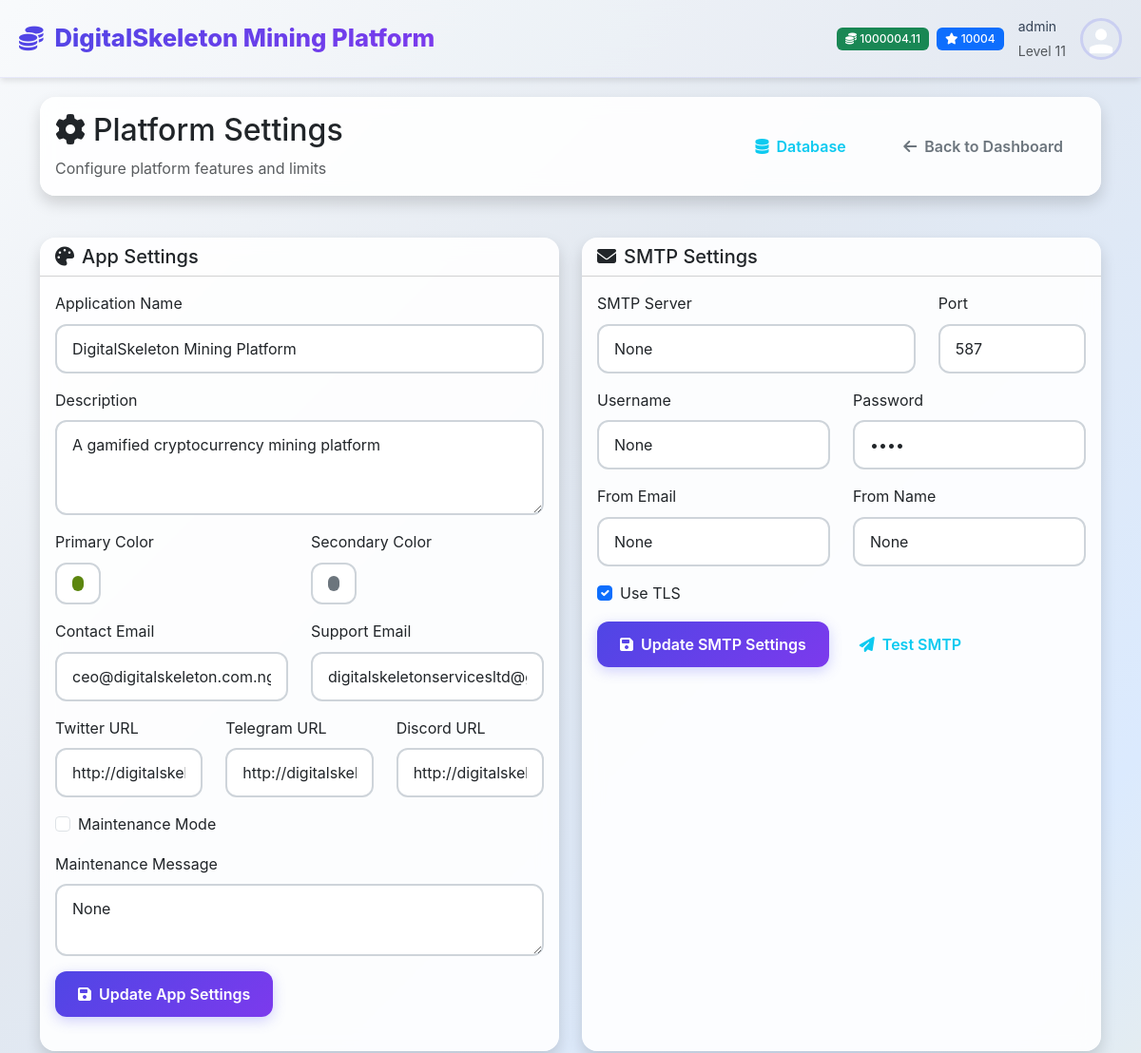
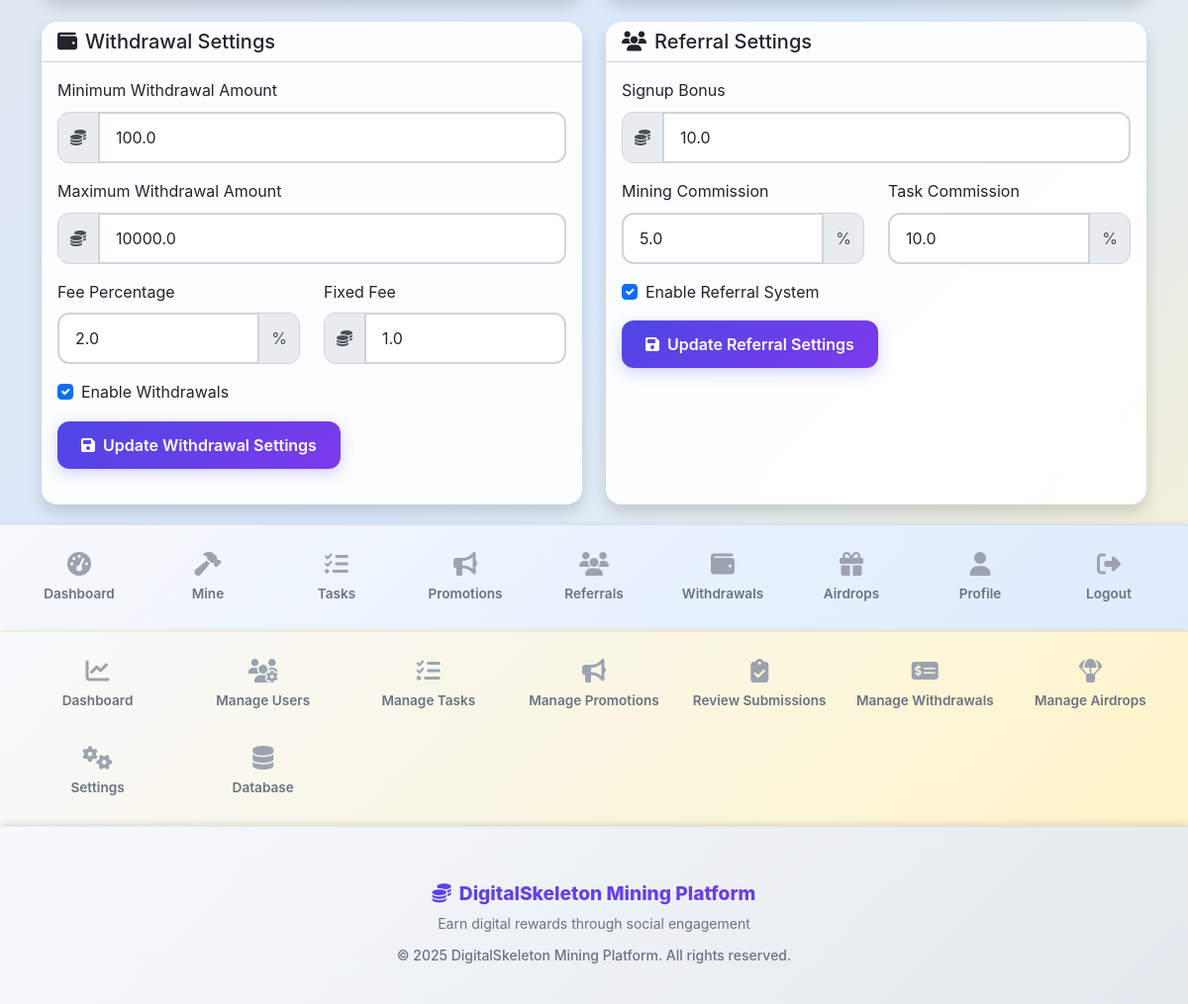
Before: /admin/settings (signed in) with the older database file (2 pictures, top to bottom).
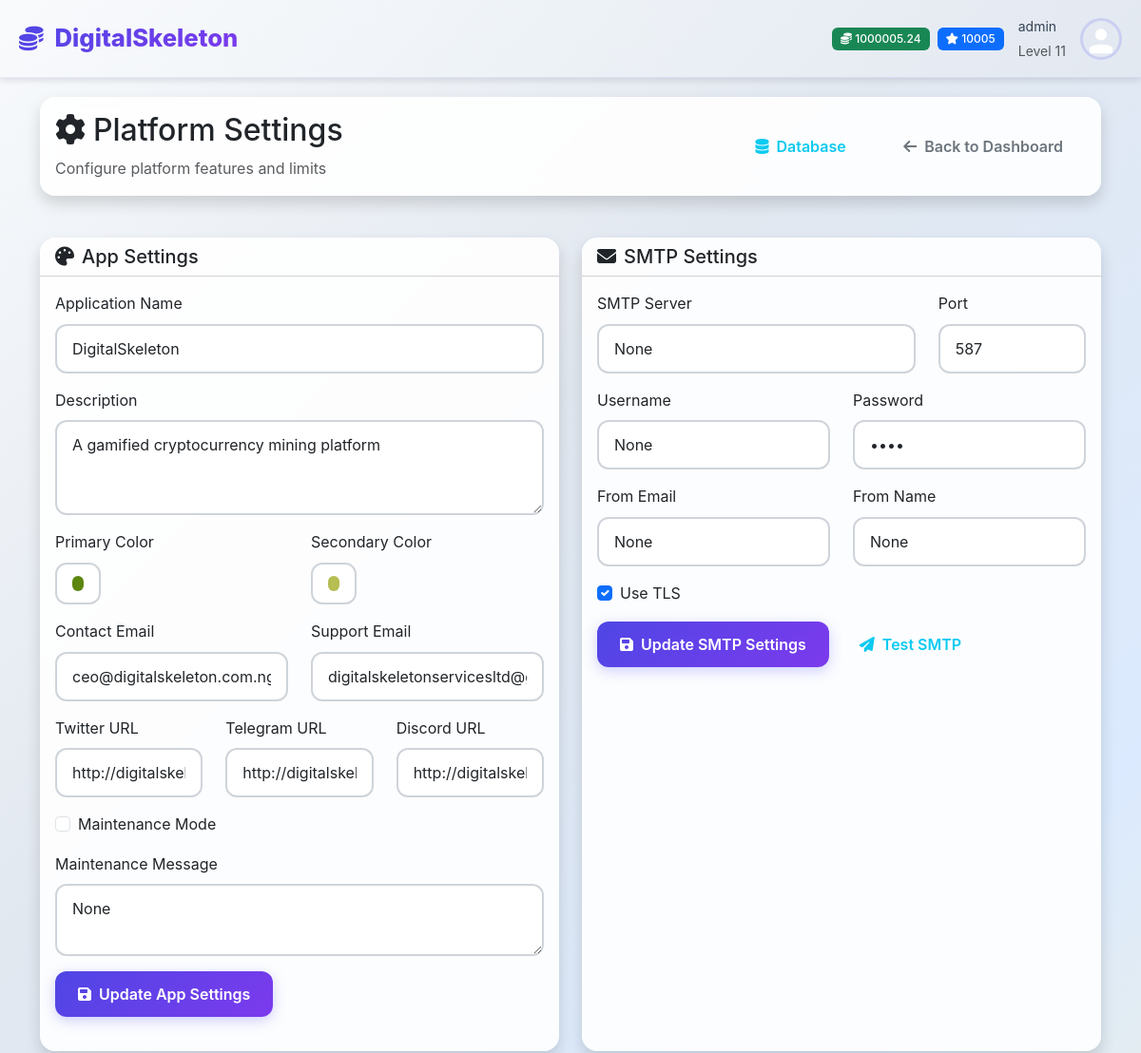
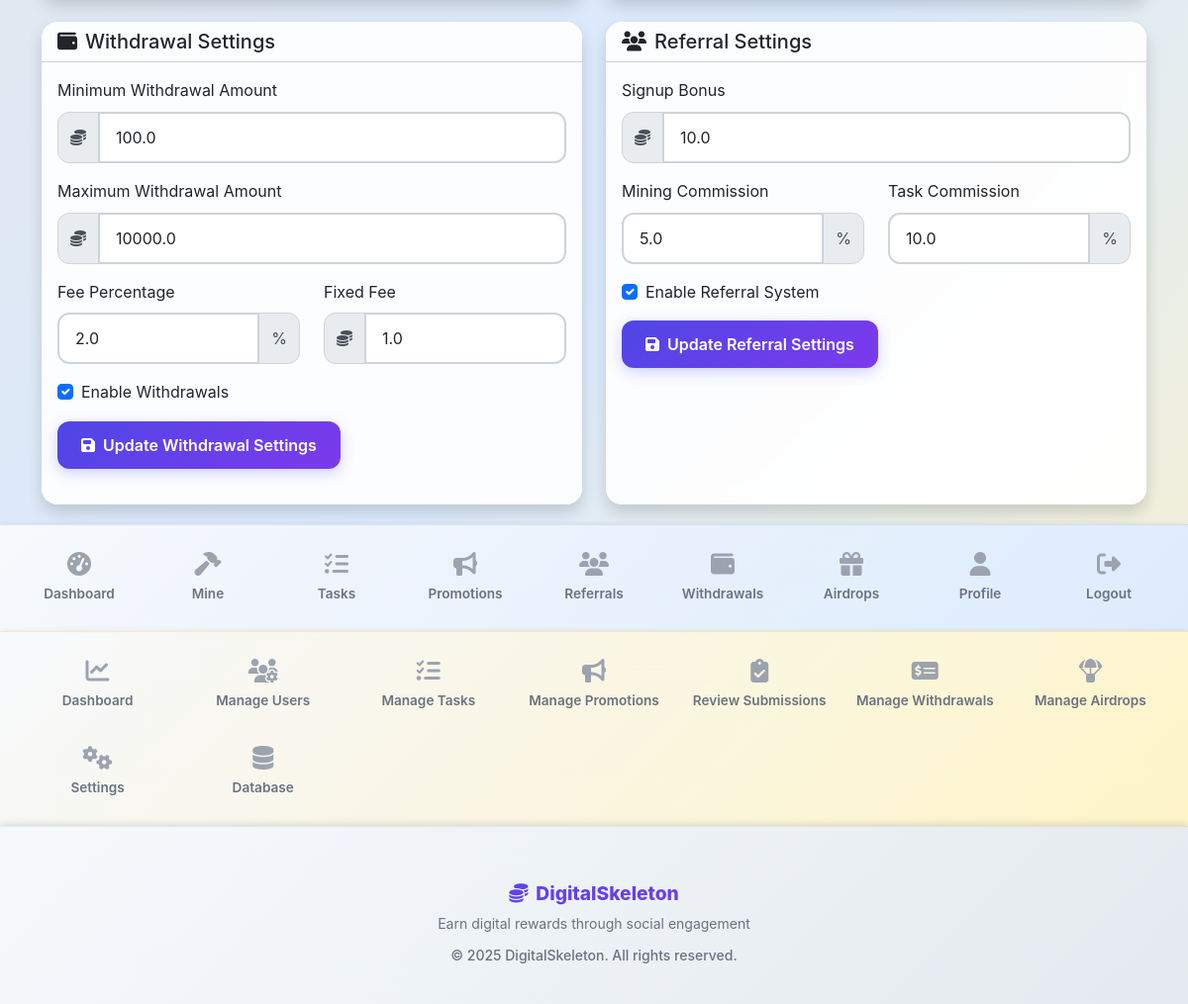
After: the same page with the newer database file (2 pictures, top to bottom).
### models/settings.py (models this page shows, shortened)
class AppSettings(db.Model):
    id = db.Column(db.Integer, primary_key=True)
    app_name = db.Column(db.String(100), default='DigitalSkeletonCoin (DSC) Mining Platform')
    app_description = db.Column(db.Text, default='A gamified cryptocurrency mining platform')
    app_logo = db.Column(db.String(200))  # URL or path to logo
    primary_color = db.Column(db.String(7), default='#0d6efd')  # Bootstrap primary
    secondary_color = db.Column(db.String(7), default='#6c757d')  # Bootstrap secondary
    success_color = db.Column(db.String(7), default='#198754')  # Bootstrap success
    warning_color = db.Column(db.String(7), default='#ffc107')  # Bootstrap warning
    danger_color = db.Column(db.String(7), default='#dc3545')  # Bootstrap danger
    smtp_server = db.Column(db.String(100))
    smtp_port = db.Column(db.Integer, default=587)
    smtp_username = db.Column(db.String(100))
    smtp_password = db.Column(db.String(200))
    smtp_use_tls = db.Column(db.Boolean, default=True)
    smtp_from_email = db.Column(db.String(100))
    smtp_from_name = db.Column(db.String(100))
    contact_email = db.Column(db.String(100))
    support_email = db.Column(db.String(100))
    twitter_url = db.Column(db.String(200))
    telegram_url = db.Column(db.String(200))
    discord_url = db.Column(db.String(200))
    maintenance_mode = db.Column(db.Boolean, default=False)
    maintenance_message = db.Column(db.Text)
    max_upload_size = db.Column(db.Integer, default=5)  # MB
    session_timeout = db.Column(db.Integer, default=30)  # days
    updated_by = db.Column(db.Integer, db.ForeignKey('user.id'))
    updated_at = db.Column(db.DateTime, default=datetime.utcnow, onupdate=datetime.utcnow)
    @classmethod
    def get_settings(cls):
        settings = cls.query.first()
        if not settings:
            settings = cls()
            db.session.add(settings)
            db.session.commit()
        return settings

### models/user.py (models this page shows, shortened)
class User(UserMixin, db.Model):
    id = db.Column(db.Integer, primary_key=True)
    username = db.Column(db.String(64), unique=True, nullable=False)
    email = db.Column(db.String(120), unique=True, nullable=False)
    password_hash = db.Column(db.String(256))
    first_name = db.Column(db.String(64))
    last_name = db.Column(db.String(64))
    balance = db.Column(db.Float, default=0.0)
    xp = db.Column(db.Integer, default=0)
    level = db.Column(db.Integer, default=1)
    mining_power = db.Column(db.Float, default=1.0)
    is_active = db.Column(db.Boolean, default=True)
    is_admin = db.Column(db.Boolean, default=False)
    email_verified = db.Column(db.Boolean, default=True)  # Auto-verified, no verification needed
    created_at = db.Column(db.DateTime, default=datetime.utcnow)
    last_login = db.Column(db.DateTime)
    last_mining = db.Column(db.DateTime)
    daily_mission_date = db.Column(db.Date)
    daily_missions_completed = db.Column(db.Integer, default=0)
    referral_code = db.Column(db.String(16), unique=True)
    referred_by = db.Column(db.Integer, db.ForeignKey('user.id'))
    wallet_address = db.Column(db.String(200))
    wallet_type = db.Column(db.String(50))  # 'paypal', 'bank', 'crypto'
    profile_image = db.Column(db.String(255))  # path to profile image
    mining_sessions = db.relationship('MiningSession', backref='user', lazy='dynamic')
    task_completions = db.relationship('TaskCompletion', foreign_keys='TaskCompletion.user_id', backref='user', lazy='dynamic')
    task_reviews = db.relationship('TaskCompletion', foreign_keys='TaskCompletion.reviewed_by', backref='task_reviewer', lazy='dynamic')
    withdrawals = db.relationship('Withdrawal', foreign_keys='Withdrawal.user_id', backref='user', lazy='dynamic')
    withdrawal_reviews = db.relationship('Withdrawal', foreign_keys='Withdrawal.reviewed_by', backref='withdrawal_reviewer', lazy='dynamic')
    airdrop_participations = db.relationship('AirdropParticipation', backref='user', lazy='dynamic')
    def get_profile_image_url(self):
        if self.profile_image:
            if self.profile_image.startswith('default-avatar-'):
                return f"/static/images/{self.profile_image}"
            else:
                return f"/static/uploads/profiles/{self.profile_image}"
        return "/static/images/default-avatar.svg"
    @property
    def profile_image_url(self):
        return self.get_profile_image_url()

### core/admin.py (the view)
@admin_bp.route('/settings')
@login_required
@admin_required
def settings():
    withdrawal_settings = WithdrawalSettings.get_settings()
    referral_settings = ReferralSettings.get_settings()
    app_settings = AppSettings.get_settings()
    return render_template('admin/settings.html',
                         withdrawal_settings=withdrawal_settings,
                         referral_settings=referral_settings,
                         app_settings=app_settings)

### app.py (called while the page is built, shortened)
@login_manager.user_loader
def load_user(user_id):
    from models.user import User
    return User.query.get(int(user_id))

@app.before_request
def check_maintenance_mode():
    from flask import current_app
    from models.settings import AppSettings
    if request.endpoint and request.endpoint.startswith('static'):
        return
    if request.endpoint in ['auth.login', 'auth.logout']:
        return
    if request.endpoint and request.endpoint.startswith('admin.') and current_user.is_authenticated and current_user.is_admin:
        return

@app.context_processor
def inject_app_settings():
    from models.settings import AppSettings
    return dict(app_settings=AppSettings.get_settings())

### core/admin.py (called while the page is built)
def admin_required(f):
    @wraps(f)
    def decorated_function(*args, **kwargs):
        if not current_user.is_authenticated or not current_user.is_admin:
            flash('Access denied. Admin privileges required.', 'error')
            return redirect(url_for('index'))
        return f(*args, **kwargs)
    return decorated_function

### templates/admin/settings.html (shortened to what the changed rows need)
{% extends "base.html" %}
{% block content %}
<div class="container">
    <div class="row mb-4">
        <div class="col-12">
            <div class="card border-0 shadow">
                <div class="card-body">
                    <div class="d-flex justify-content-between align-items-center">
                        <div>
                            <h2><i class="fas fa-cog me-2"></i>Platform Settings</h2>
                        </div>
                    </div>
                </div>
            </div>
        </div>
    </div>
    <div class="row g-4">
        <div class="col-lg-6">
            <div class="card border-0 shadow h-100">
                <div class="card-body">
                    <form method="POST" action="{{ url_for('admin.update_app_settings') }}">
                        <div class="mb-3">
                            <label for="app_name" class="form-label">Application Name</label>
                            <input type="text" class="form-control" id="app_name" name="app_name"
                                   value="{{ app_settings.app_name }}" required>
                        </div>
                        <div class="mb-3">
                            <label for="app_description" class="form-label">Description</label>
                            <textarea class="form-control" id="app_description" name="app_description" rows="3">{{ app_settings.app_description }}</textarea>
                        </div>
                        <div class="row">
                            <div class="col-md-6 mb-3">
                                <label for="primary_color" class="form-label">Primary Color</label>
                                <input type="color" class="form-control form-control-color" id="primary_color"
                                       name="primary_color" value="{{ app_settings.primary_color }}">
                            </div>
                            <div class="col-md-6 mb-3">
                                <label for="secondary_color" class="form-label">Secondary Color</label>
                                <input type="color" class="form-control form-control-color" id="secondary_color"
                                       name="secondary_color" value="{{ app_settings.secondary_color }}">
                            </div>
                        </div>
                        <div class="row">
                            <div class="col-md-6 mb-3">
                                <label for="contact_email" class="form-label">Contact Email</label>
                                <input type="email" class="form-control" id="contact_email" name="contact_email"
                                       value="{{ app_settings.contact_email }}">
                            </div>
                            <div class="col-md-6 mb-3">
                                <label for="support_email" class="form-label">Support Email</label>
                                <input type="email" class="form-control" id="support_email" name="support_email"
                                       value="{{ app_settings.support_email }}">
                            </div>
                        </div>
                        <div class="row">
                            <div class="col-md-4 mb-3">
                                <label for="twitter_url" class="form-label">Twitter URL</label>
                                <input type="url" class="form-control" id="twitter_url" name="twitter_url"
                                       value="{{ app_settings.twitter_url }}">
                            </div>
                            <div class="col-md-4 mb-3">
                                <label for="telegram_url" class="form-label">Telegram URL</label>
                                <input type="url" class="form-control" id="telegram_url" name="telegram_url"
                                       value="{{ app_settings.telegram_url }}">
                            </div>
                            <div class="col-md-4 mb-3">
                                <label for="discord_url" class="form-label">Discord URL</label>
                                <input type="url" class="form-control" id="discord_url" name="discord_url"
                                       value="{{ app_settings.discord_url }}">
                            </div>
                        </div>
                        <div class="form-check mb-3">
                            <input class="form-check-input" type="checkbox" id="maintenance_mode" name="maintenance_mode"
                                   {% if app_settings.maintenance_mode %}checked{% endif %}>
                            <label class="form-check-label" for="maintenance_mode">
                                Maintenance Mode
                            </label>
                        </div>
                        <div class="mb-3">
                            <label for="maintenance_message" class="form-label">Maintenance Message</label>
                            <textarea class="form-control" id="maintenance_message" name="maintenance_message" rows="2">{{ app_settings.maintenance_message }}</textarea>
                        </div>
                    </form>
                </div>
            </div>
        </div>
        <div class="col-lg-6">
            <div class="card border-0 shadow h-100">
                <div class="card-body">
                    <form method="POST" action="{{ url_for('admin.update_smtp_settings') }}">
                        <div class="row">
                            <div class="col-md-8 mb-3">
                                <label for="smtp_server" class="form-label">SMTP Server</label>
                                <input type="text" class="form-control" id="smtp_server" name="smtp_server"
                                       value="{{ app_settings.smtp_server }}">
                            </div>
                            <div class="col-md-4 mb-3">
                                <label for="smtp_port" class="form-label">Port</label>
                                <input type="number" class="form-control" id="smtp_port" name="smtp_port"
                                       value="{{ app_settings.smtp_port }}">
                            </div>
                        </div>
                        <div class="row">
                            <div class="col-md-6 mb-3">
                                <label for="smtp_username" class="form-label">Username</label>
                                <input type="text" class="form-control" id="smtp_username" name="smtp_username"
                                       value="{{ app_settings.smtp_username }}">
                            </div>
                            <div class="col-md-6 mb-3">
                                <label for="smtp_password" class="form-label">Password</label>
                                <input type="password" class="form-control" id="smtp_password" name="smtp_password"
                                       value="{{ app_settings.smtp_password }}">
                            </div>
                        </div>
                        <div class="row">
                            <div class="col-md-6 mb-3">
                                <label for="smtp_from_email" class="form-label">From Email</label>
                                <input type="email" class="form-control" id="smtp_from_email" name="smtp_from_email"
                                       value="{{ app_settings.smtp_from_email }}">
                            </div>
                            <div class="col-md-6 mb-3">
                                <label for="smtp_from_name" class="form-label">From Name</label>
                                <input type="text" class="form-control" id="smtp_from_name" name="smtp_from_name"
                                       value="{{ app_settings.smtp_from_name }}">
                            </div>
                        </div>
                        <div class="form-check mb-3">
                            <input class="form-check-input" type="checkbox" id="smtp_use_tls" name="smtp_use_tls"
                                   {% if app_settings.smtp_use_tls %}checked{% endif %}>
                            <label class="form-check-label" for="smtp_use_tls">
                                Use TLS
                            </label>
                        </div>
                    </form>
                </div>
            </div>
        </div>
    </div>
</div>
{% endblock %}

### templates/base.html (shortened to what the changed rows need)
<!DOCTYPE html>
<html lang="en" data-bs-theme="light">
<head>
    <link href="https://cdn.jsdelivr.net/npm/bootstrap@5.3.0/dist/css/bootstrap.min.css" rel="stylesheet">
    <link rel="stylesheet" href="https://cdnjs.cloudflare.com/ajax/libs/font-awesome/6.4.0/css/all.min.css">
    <link rel="stylesheet" href="{{ url_for('static', filename='css/style.css') }}">
</head>
<body>
    <header class="app-header">
        <a href="{{ url_for('index') }}" class="brand">
            <i class="fas fa-coins"></i>
            {{ app_settings.app_name }}
        </a>
        {% if current_user.is_authenticated %}
        <div class="user-info">
            <div class="d-flex align-items-center gap-2">
                <span class="badge bg-success">
                    <i class="fas fa-coins"></i> {{ "%.2f"|format(current_user.balance) }}
                </span>
                <span class="badge bg-primary">
                    <i class="fas fa-star"></i> {{ current_user.xp }}
                </span>
            </div>
            <div class="username d-none d-md-block">
                <small>{{ current_user.username }}</small><br>
                <small class="text-muted">Level {{ current_user.level }}</small>
            </div>
            <img src="{{ current_user.profile_image_url }}"
                 alt="Profile" class="user-avatar">
        </div>
        {% endif %}
    </header>
    <main class="main-content">
        <div class="container-fluid">
            {% block content %}{% endblock %}
        </div>
    </main>
    <footer class="app-footer">
        <div class="container text-center py-3">
            <h6 class="text-primary mb-2">
                <i class="fas fa-coins me-2"></i>{{ app_settings.app_name }}
            </h6>
            <p class="text-muted small mb-2">
                Earn digital rewards through social engagement
            </p>
            <small class="text-muted">
                &copy; 2025 {{ app_settings.app_name }}. All rights reserved.
            </small>
        </div>
    </footer>
</body>
</html>

Changed rows visible on the page:
changed AppSettings "A gamified cryptocurrency mining platform": app_name "DigitalSkeleton Mining Platform" → "DigitalSkeleton"; secondary_color "#6c757d" → "#b6bd51"
changed User "admin": balance "1000004.11" → "1000005.24"; xp "10004" → "10005"
